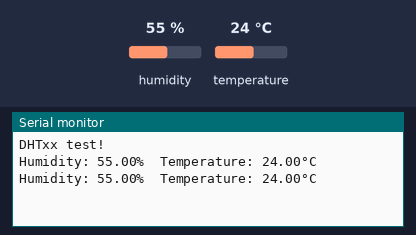
A sketch run on a simulated ESP32. Shown: the last lines printed to the serial monitor. The inputs (shaded band) are chosen by the test bench; at power-on: humidity 55 %, temperature 24 °C.

Above: at 4.8 s.
4.9 s: humidity set to 22 %
At 6.8 s:
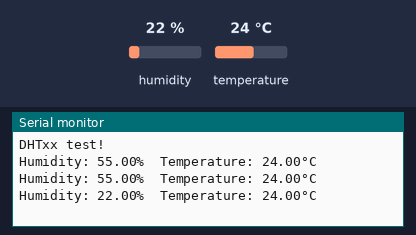
7.9 s: temperature set to 12 °C
At 8.5 s:
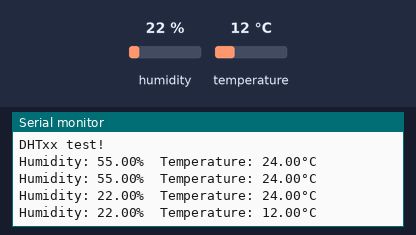
10.9 s: humidity set to 40 %
At 13.1 s:
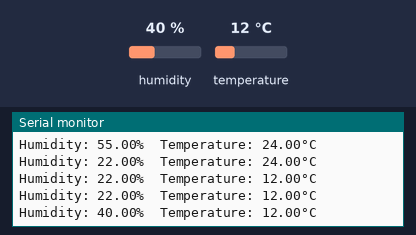
Timing chart, 0 to 14.6 s (numbered marks = the images above; inputs shaded):
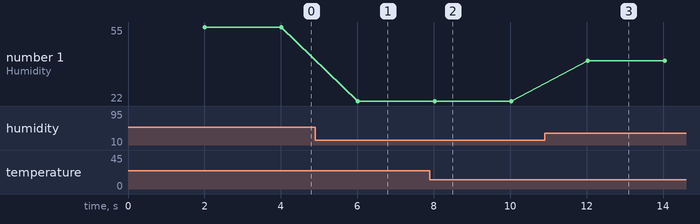

Measured:
- after the input at 4.9 s, the serial monitor: prints a new line after 1.1 s (image 1)
- after the input at 7.9 s, the serial monitor: prints a new line after 0.12 s (image 2)
- after the input at 10.9 s, the serial monitor: prints a new line after 1.1 s (image 3)
- plotted number 1: 55 → 22 after the input at 4.9 s, 22 → 40 after the input at 10.9 s

The sketch:

DHT22Test.ino
```cpp
// Example testing sketch for various DHT humidity/temperature sensors
// Written by ladyada, public domain

// REQUIRES the following Arduino libraries:
// - DHT Sensor Library: https://github.com/adafruit/DHT-sensor-library
// - Adafruit Unified Sensor Lib: https://github.com/adafruit/Adafruit_Sensor

#include "DHT.h"

#define DHTPIN 27     // Digital pin connected to the DHT sensor

#define DHTTYPE DHT22   // DHT 22  (AM2302), AM2321


DHT dht(DHTPIN, DHTTYPE);

void setup() {
  Serial.begin(9600);
  Serial.println("DHTxx test!");

  dht.begin();
}

void loop() {
  // Wait a few seconds between measurements.
  delay(2000);
  float h = dht.readHumidity();
  float t = dht.readTemperature();
  Serial.print("Humidity: ");
  Serial.print(h);
  Serial.print("%  Temperature: ");
  Serial.print(t);
  Serial.println("°C ");

}
```
